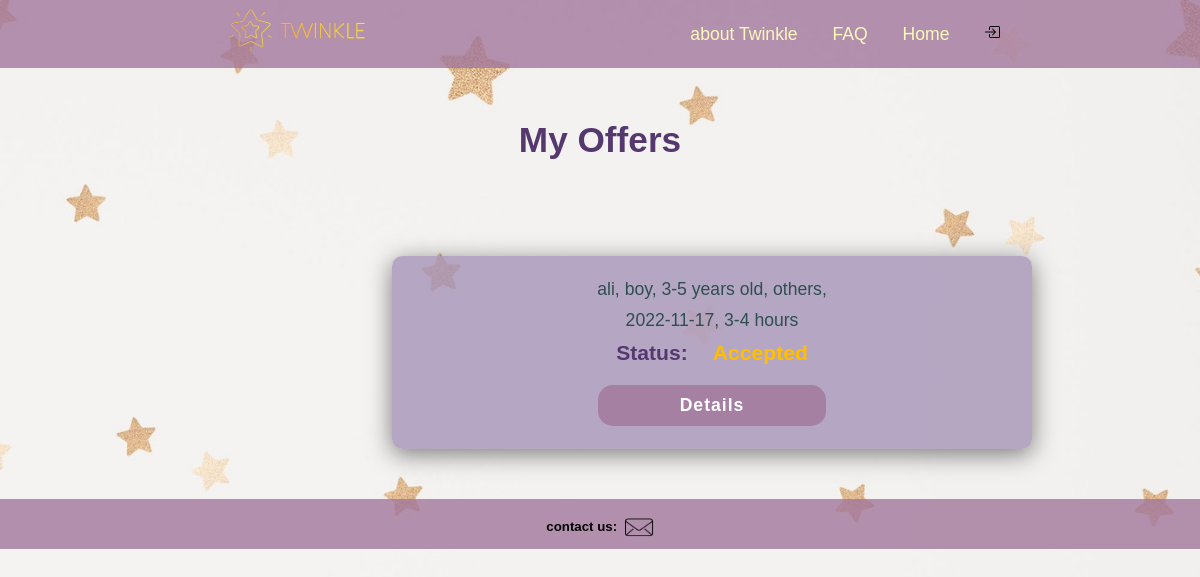
The app's page /myOffers.php with its own data.
### tables this page shows
CREATE TABLE IF NOT EXISTS `offers` (
  `offer_id` int(9) NOT NULL AUTO_INCREMENT,
  `request_id` int(9) NOT NULL,
  `user_id` int(9) NOT NULL,
  `price` varchar(50) NOT NULL,
  `status` varchar(50) NOT NULL,
  PRIMARY KEY (`offer_id`)
);

CREATE TABLE IF NOT EXISTS `requests` (
  `id` int(6) NOT NULL AUTO_INCREMENT,
  `kidsName` varchar(200) NOT NULL,
  `Gender` varchar(20) NOT NULL,
  `age` varchar(500) NOT NULL,
  `TypeOfServese` varchar(100) NOT NULL,
  `startDate` date NOT NULL,
  `Duration` varchar(500) NOT NULL,
  `comments` text NOT NULL,
  `parentName` varchar(100) NOT NULL,
  `status` varchar(100) DEFAULT NULL,
  PRIMARY KEY (`id`)
);

### myOffers.php (the view, shortened to what this page needs)
<!DOCTYPE html>
<html>
    <head>
        <link rel="stylesheet" type="text/css" href="css/Style.css">
    </head>
    <body>
        <header>
            <a href="#"class="logo "><img src="img/noBG2.png"width="200"></a>
             <nav class="navagation">
                <a id="aHedear"  href="BabySitterHome.php#faq" > about Twinkle </a>
                 <a  id="aHedear" href="BabySitterHome.php#faq" > FAQ </a>
                  <a id="aHedear" href="BabySitterHome.php">Home</a>
                  <a href="logout.php"><img src="img/box-arrow-in-right.svg" alt="log out "></a>
             </nav>
         </header>
        <h2 class="JRLTitle">My Offers</h2>
        <div class="JRsContent">
            <?php
            include("config.php");
            $sql="SELECT requests.*,offers.status as status_offer,offers.offer_id  FROM offers INNER JOIN requests
ON offers.request_id = requests.id";
            $result = $mysqli->query($sql);
            if ($result->num_rows > 0) {
            while ($row = $result->fetch_assoc()) {
            ?>
            <div class="req-container">
            <p><?php echo $row['kidsName'] ?>, <?php echo $row['Gender'] ?>, <?php echo $row['age'] ?>, <?php echo $row['TypeOfServese'] ?>,</p>
            <p><?php echo $row['startDate'] ?>, <?php echo $row['Duration'] ?></p>
            <p><span class="att">Status:</span><span class="pending"> <?php echo $row['status_offer'] ?></span></p>
            <a href="offerDetails.php?id=<?php echo $row['offer_id'];?>" class="OfferDetailsBut">Details</a>
            </div>
           <?php }
           } ?>
        </div>
        <footer class="footer">
            <h5>contact us:</h5>
            <div >
                <a href="mailto:Twinkle@hotmail.com">
                    <img  id="mailIcon" src="mail.png"  alt="mail icon"  class="contactIcons">
                    </a>
            </div>
        </footer>
    </body>
</html>

### css/Style.css (style rules this page uses)
* { font-family: 'Gill Sans', 'Gill Sans MT', Calibri, 'Trebuchet MS', sans-serif; margin: 0; padding: 0; box-sizing: border-box; scroll-behavior: smooth; }
header { background-color:rgb(162 119 155/ 79%); width: 100%; position: fixed; z-index: 1000 ; display: flex; justify-content: space-between; align-items: center; padding: 3px 200px; }
#aHedear { color: #fbf8b9;; }
footer { width: 100%; height: 50px; background-color: rgb(162 119 155/ 79%); display: flex; justify-content: center; }
footer h5 { margin-top: 1.5em; padding-right: .5em; }
footer .contactIcons { width: 30px; height: 50%; margin-top: 1em ; }
.logo { text-decoration: none; color: rgb(255, 255, 5); text-transform: uppercase; font-weight: 700; font-size: 1.8em; }
.navagation a { color: rgb(255, 255, 5); text-decoration: none; font-size: 1.1em; font-weight: 400; padding-left: 30px; }
h2.JRLTitle { color: rgb(84, 56, 110); font-size: 2.2em; font-weight: 800; padding: 10% 10% 7% 10%; text-align: center; }
.JRsContent { margin-left: 380px; }
.req-container { margin-bottom: 60px; background-color: rgba(165, 146, 183, 0.785); width: 40em; padding: 23px; margin: 12px; margin-bottom: 50px; border-radius: 10px; box-shadow: 0 5px 25px rgb(1 1 1 / 50%); text-align: center; }
.req-container .att { color: rgb(84, 56, 110); font-size: 1.2em; font-weight: 600; }
.req-container .pending { color: #ffbf00; font-size: 1.2em; font-weight: 600; margin-left: 20px; }
.OfferDetailsBut { display: inline-block; text-decoration: none; background-color: rgb(162 119 155/ 79%); border-radius: 15px; color: white; font-size: 1.1em; font-weight: 600; padding: 10px 82px; letter-spacing: 1px; transition: 0.7s ease; margin-top: 10px; }
.req-container p { margin-bottom: 10px; color: darkslategrey; font-size: 1.1em; }
body { background-image: url(bkg2.jpg); background-size: cover; }
span.att { color: rgb(84, 56, 110); font-size: 1.2em; font-weight: 600; }
a { text-decoration: none; }

### records on screen
offers: request.kidsName "ali", request.Gender "boy", request.age "3-5 years old", request.TypeOfServese "others", request.startDate "2022-11-17", request.Duration "3-4 hours"
